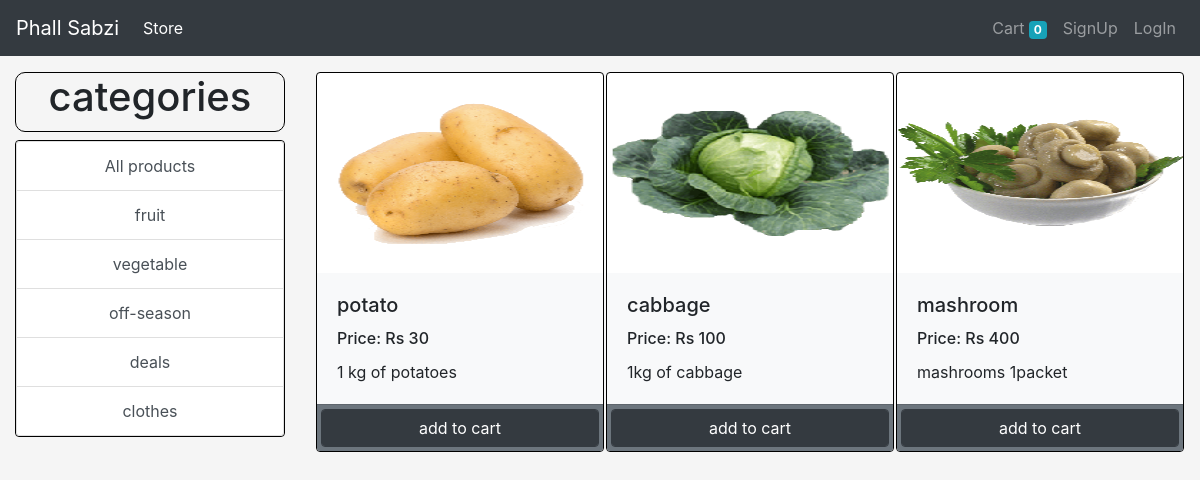
The app's page /?category=2 with its own data.
### store/models/category.py (models this page shows, shortened)
class Category(models.Model):
    name=models.CharField(max_length=20)
    @staticmethod
    def get_all_Categories():
        return Category.objects.all()

### store/models/product.py (models this page shows, shortened)
class Product(models.Model):
    name = models.CharField(max_length=50)
    price = models.IntegerField(default=0)
    category=models.ForeignKey(Category,on_delete=models.CASCADE,default=1)
    description = models.CharField(max_length=200 , default='',null=True,blank=True)
    image = models.ImageField(upload_to='uploads/products/')
    @staticmethod
    def get_all_Categories_by_categoryId(category_id):
        if category_id:
            return Product.objects.filter(category = category_id)
        else:
            return Product.objects.get_all_procucts()

### store/views/home.py (the view, shortened to what this page needs)
# urls.py: path('',Index.as_view(),name="homepage"),
class Index(View):
    def get(self,request):
        cart=request.session.get('cart')
        if not cart:
            request.session.cart={}
        products = None
        categories = Category.get_all_Categories()
        categoryId = request.GET.get('category')
        if categoryId:
            products = Product.get_all_Categories_by_categoryId(categoryId)
        else:
            products = Product.get_all_products();
        data = {}
        data['products'] = products
        data['categories'] = categories
        print('you are:', request.session.get('email'))
        return render(request, 'index.html', data)

### store/templatetags/cart.py (called while the page is built)
@register.filter(name="is_in_cart")
def is_in_cart(product, cart):
    keys=cart.keys()
    for id in keys:
        if int(id)== product.id:
            return True
    return False

### store/templatetags/custom_filter.py (called while the page is built)
@register.filter(name="currency")
def is_in_cart(number):
        return "Rs "+str(number)

### store/templates/index.html (shortened to what this page needs)
{% extends 'base.html'%}
{% block content%}
{% load cart %}
{% load custom_filter%}
<div class="container-fluid  mt-3"  id="main">
    <div class="row">
        <div class="col-lg-3 mx-auto mb-3">
            <h1 class="text-center  " style="border:1px solid black;border-radius:10px;padding-bottom:10px;">categories</h1>
            <div class="list-group text-center" style="border:1px solid black">
                <a href="/" class="list-group-item list-group-item-action ">All products</a>
                {% for category in categories%}
                <a href="/?category={{category.id}}"
                   class="list-group-item list-group-item-action ">{{category.name}}</a>
                {%endfor%}
            </div>
        </div>
        <div id="products " class="col-lg-9 mx-auto">
            <div class="row mx-auto ">
                {%for product in products%}
                <div class="card mx-auto mb-3" id="{{product.id}}" style="width: 18rem; border:1px solid black;">
                    <img src="{{product.image.url}}"  height="200px" class="card-img-top" alt="...">
                    <div class="card-body bg-light">
                        <h5 class="card-title">{{product.name}}</h5>
                        <h6 class="card-title">Price: {{product.price|currency}}</h6>
                        <p class="card-text">{{product.description}} </p>
                    </div>
                    <div class="card-footer  no-gutters p-1 bg-secondary">
                        {% if product|is_in_cart:request.session.cart %}
                        <div class="row no-gutters">
                            <form action="/#{{product.id}}" class="col-2" method="post">
                                {%csrf_token%}
                                <input hidden type="text" name="product" value="{{product.id}}">
                                <input hidden type="text" name="remove" value="True">
                                <input type="submit" value="-" class="  btn btn-block btn-dark">
                            </form>
                            <div class="text-center text-light col">{{product|cart_quantity:request.session.cart}} in
                                cart
                            </div>
                            <form action="/#{{product.id}}" class="col-2" method="post">
                                {%csrf_token%}
                                <input hidden type="text" name="product" value="{{product.id}}">
                                <input type="submit" value="+" class="  btn btn-block btn-dark">
                            </form>
                        </div>
                        {% else %}
                        <form action="/#{{product.id}}" method="post" class="btn-block">
                            <input type="submit" class="btn  float-right form-control btn-dark" value="add to cart">
                        </form>
                        {%endif%}
                    </div>
                </div>
                {% endfor %}
            </div>
        </div>
    </div>
</div>
{% endblock%}

### records on screen
Category: name "fruit"
Category: name "vegetable"
Category: name "off-season"
Category: name "deals"
Category: name "clothes"
Product: image (picture), name "potato", price "Rs 30", description "1 kg of potatoes"
Product: image (picture), name "cabbage", price "Rs 100", description "1kg of cabbage"
Product: image (picture), name "mashroom", price "Rs 400", description "mashrooms 1packet"

### other values on screen
{{ request.session.cart.keys|length }} "0"
